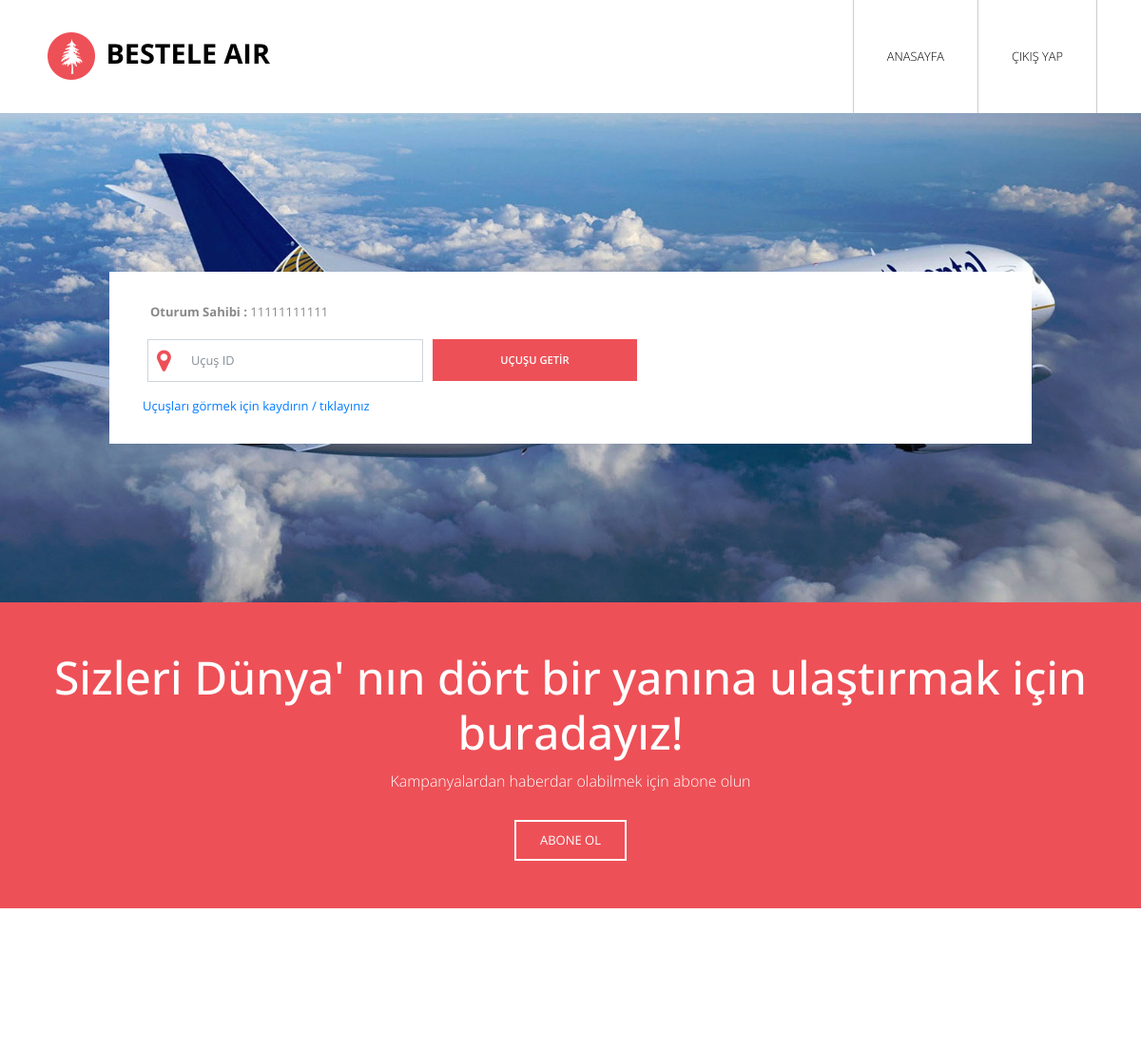
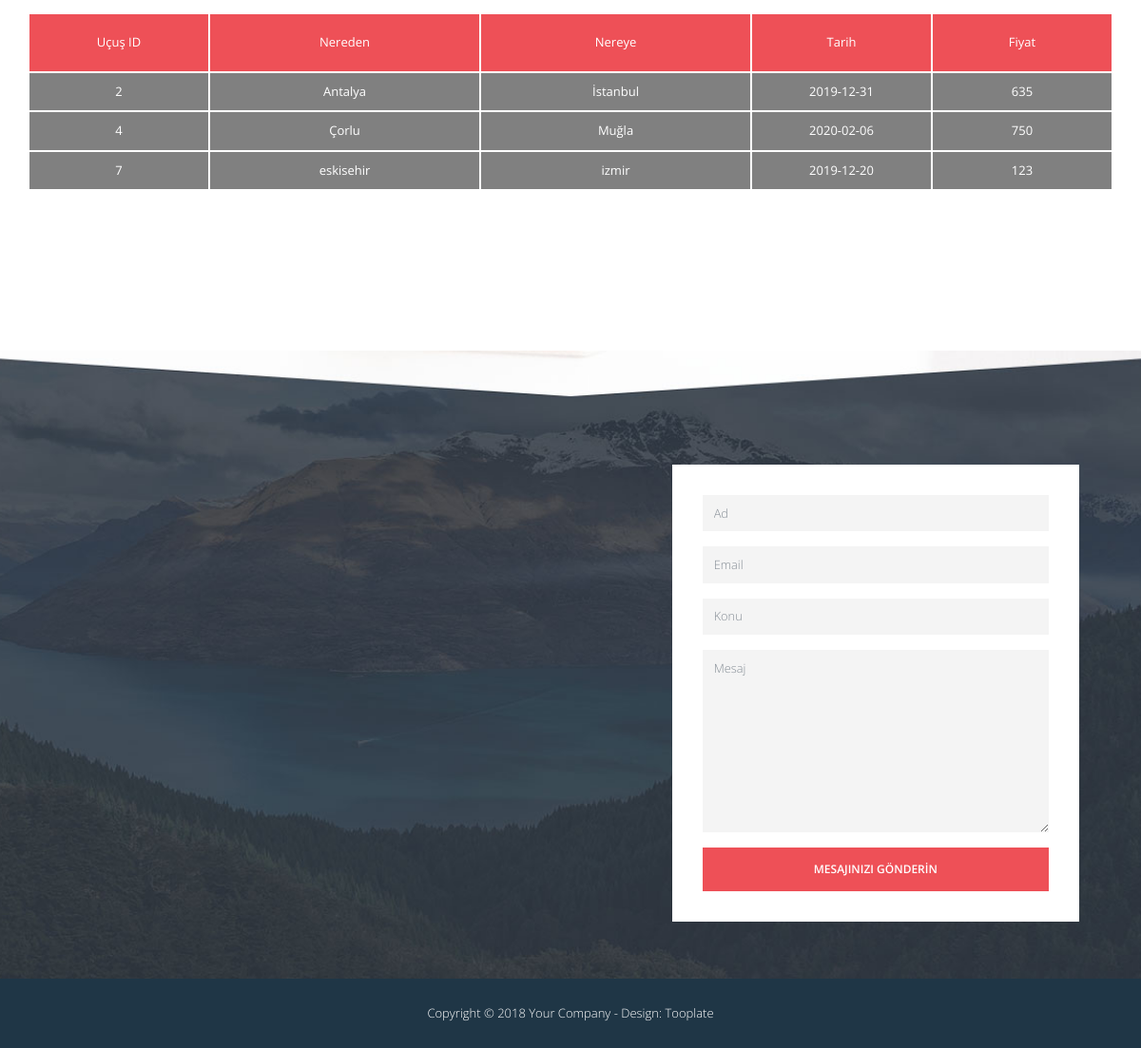
The app's page /ucus_duzenle (signed in) with its own data (2 pictures, top to bottom).
### tables this page shows
CREATE TABLE ucuslar (
	UcusID INTEGER PRIMARY KEY AUTOINCREMENT,
	KalkisYeri varchar(30),
	InisYeri nvarchar(30),
	Fiyat INT,
	Tarih datetime,
	KoltukID varchar(11),
	CONSTRAINT fk_koltuk2 FOREIGN KEY (KoltukID) REFERENCES koltuk(UcusID)
	);

### __init__.py (the view)
@app.route("/ucus_duzenle")
@admin_required
def ucus_duzenle():
	con = sql.connect("veritabani.db")
	con.row_factory = sql.Row
	cur= con.cursor()
	cur.execute("select * from ucuslar")
	rows= cur.fetchall()
	return render_template("ucus_duzenle.html", ucuslar = rows)

### __init__.py (called while the page is built)
def admin_required(f):
    @wraps(f)
    def wrap(*args, **kwargs):
        if session.get('admin'): # admin girişi yapıldıysa
            return f(*args, **kwargs)
        else:
            flash("Bu sayfa için yetkiniz bulunmamaktadır.")
            return redirect(url_for('home'))
    return wrap

### templates/ucus_duzenle.html (shortened to what this page needs)
<!DOCTYPE html>
<html lang="tr">
<head>
    <link rel="stylesheet" href="../static/font-awesome-4.7.0/css/font-awesome.min.css">
    <link rel="stylesheet" href="../static/css/bootstrap.min.css">
    <link rel="stylesheet" type="text/css" href="../static/slick/slick.css"/>
    <link rel="stylesheet" type="text/css" href="../static/slick/slick-theme.css"/>
    <link rel="stylesheet" type="text/css" href="../static/css/datepicker.css"/>
    <link rel="stylesheet" href="../static/css/tooplate-style.css">
    <link rel="stylesheet" href="../static/css/styles.css">
</head>
    <body>
        <div class="tm-main-content" id="top">
            <div class="tm-top-bar-bg"></div>
            <div class="tm-top-bar" id="tm-top-bar">
                <div class="container">
                    <div class="row">
                        <nav class="navbar navbar-expand-lg narbar-light">
                            <a class="navbar-brand mr-auto" href="#">
                                <img src="../static/img/logo.png" alt="Site logo">
                                BESTELE AIR
                            </a>
                            <div id="mainNav" class="collapse navbar-collapse tm-bg-white">
                                <ul class="navbar-nav ml-auto">
                                  <li class="nav-item">
                                    <a class="nav-link" href="{{url_for('home')}}">ANASAYFA<span class="sr-only">(current)</span></a>
                                  </li>
                                  <li class="nav-item">
                                    <a class="nav-link" href="{{url_for('logout')}}">ÇIKIŞ YAP</a>
                                  </li>
                                </ul>
                            </div>
                        </nav>
                    </div>
                </div>
            </div>
            <div class="tm-section tm-bg-img" id="tm-section-1">
                <div class="tm-bg-white ie-container-width-fix-2">
                    <div class="container ie-h-align-center-fix">
                        <div class="row">
                            <div class="col-xs-12 ml-auto mr-auto ie-container-width-fix">
                                <form action="{{url_for('ucusduzenle') }}" method="POST" class="tm-search-form tm-section-pad-2">
                                    <div class="form-row clearfix pl-2 pr-2 tm-fx-col-xs">
                                        <p><strong>Oturum Sahibi : </strong>{{session.username}}</p>
                                    </div>
                                    <div class="form-row tm-search-form-row">
                                        <div class="form-group tm-form-element tm-form-element-100">
                                            <i class="fa fa-map-marker fa-2x tm-form-element-icon"></i>
                                            <input name="UcusID" type="number" class="form-control" placeholder="Uçuş ID" min="1" required>
                                        </div>
                                        <div class="form-group tm-form-element tm-form-element-2">
                                            <button type="submit" class="btn btn-primary tm-btn-search">Uçuşu Getir</button>
                                        </div>
                                    </div>
                                    <div class="form-row tm-search-form-row">
                                        <a href="#ucuslar">Uçuşları görmek için kaydırın / tıklayınız</a>
                                    </div>
                                </form>
                            </div>
                        </div>
                    </div>
                </div>
            </div>
            <div class="tm-section-2">
                <div class="container">
                    <div class="row">
                        <div class="col text-center">
                            <h2 class="tm-section-title">Sizleri Dünya' nın dört bir yanına ulaştırmak için buradayız!</h2>
                            <p class="tm-color-white tm-section-subtitle">Kampanyalardan haberdar olabilmek için abone olun</p>
                            <a href="#" class="tm-color-white tm-btn-white-bordered">Abone Ol</a>
                        </div>
                    </div>
                </div>
            </div>
            <div class="tm-section tm-position-relative" id="tm-section-3">
                <div class="container tm-pt-5 tm-pb-4" id="ucuslar">
                    <div class="row">
                        <div class="col-md-2 baslik">
                            Uçuş ID
                        </div>
                        <div class="col-md-3 baslik">
                            Nereden
                        </div>
                        <div class="col-md-3 baslik">
                            Nereye
                        </div>
                        <div class="col-md-2 baslik">
                            Tarih
                        </div>
                        <div class="col-md-2 baslik">
                            Fiyat
                        </div>
                    </div>
                    {% for row in ucuslar %}
                    <div class="row">
                        <div class="col-md-2 satir">
                            {{row["UcusID"]}}
                        </div>
                        <div class="col-md-3 satir">
                            {{row["KalkisYeri"]}}
                        </div>
                        <div class="col-md-3 satir">
                            {{row["InisYeri"]}}
                        </div>
                        <div class="col-md-2 satir">
                            {{row["Tarih"]}}
                        </div>
                        <div class="col-md-2 satir">
                            {{row["Fiyat"]}}
                        </div>
                    </div>
                    {% endfor %}
                </div>
            </div>
            <div class="tm-section tm-section-pad tm-bg-img tm-position-relative" id="tm-section-6">
                <div class="container ie-h-align-center-fix">
                    <div class="row">
                        <div class="col-xs-12 col-sm-12 col-md-6 col-lg-6 col-xl-7">
                            <div id="google-map"></div>
                        </div>
                        <div class="col-xs-12 col-sm-12 col-md-6 col-lg-6 col-xl-5 mt-3 mt-md-0">
                            <div class="tm-bg-white tm-p-4">
                                <form action="index.html" method="post" class="contact-form">
                                    <div class="form-group">
                                        <input type="text" id="contact_name" name="contact_name" class="form-control" placeholder="Ad"  required/>
                                    </div>
                                    <div class="form-group">
                                        <input type="email" id="contact_email" name="contact_email" class="form-control" placeholder="Email"  required/>
                                    </div>
                                    <div class="form-group">
                                        <input type="text" id="contact_subject" name="contact_subject" class="form-control" placeholder="Konu"  required/>
                                    </div>
                                    <div class="form-group">
                                        <textarea id="contact_message" name="contact_message" class="form-control" rows="9" placeholder="Mesaj" required></textarea>
                                    </div>
                                    <button type="submit" class="btn btn-primary tm-btn-primary">Mesajınızı Gönderin</button>
                                </form>
                            </div>
                        </div>
                    </div>
                </div>
            </div>
            <footer class="tm-bg-dark-blue">
                <div class="container">
                    <div class="row">
                        <p class="col-sm-12 text-center tm-font-light tm-color-white p-4 tm-margin-b-0">
                        Copyright &copy; <span class="tm-current-year">2018</span> Your Company
                        - Design: Tooplate</p>
                    </div>
                </div>
            </footer>
        </div>
</body>
</html>

### static/css/tooplate-style.css (style rules this page uses)
body { font-family: 'Open Sans', Helvetica, Arial, sans-serif; font-size: 13px; font-weight: 400; overflow-x: hidden; }
a, button { transition: all 0.3s ease; }
.tm-position-relative { position: relative; }
.tm-margin-b-0 { margin-bottom: 0; }
.tm-p-4 { padding: 2rem!important; }
.tm-color-white { color: white; }
.tm-bg-white { background: white; }
.tm-bg-dark-blue { background: #1f3646; }
.tm-section-pad { padding: 30px 50px; }
.tm-section-pad-2 { padding: 30px 40px; }
.tm-font-light { font-weight: 300; }
p { color: #898989; line-height: 1.9; }
.navbar { width: 100%; padding-top: 0; padding-bottom: 0; }
.navbar-brand { font-size: 1.8rem; font-weight: 700; }
.navbar a { color: black; }
.nav-item { background: transparent; border-left: 1px solid #ccc; cursor: pointer; font-size: 0.8rem; font-weight: 300; text-transform: uppercase; padding: 0; transition: all 0.5s ease; }
.nav-item:last-child { border-right: 1px solid #ccc; }
.tm-top-bar .navbar-expand-lg .navbar-nav .nav-link { padding: 50px 35px; }
.tm-top-bar { position: fixed; top: 0; left: 0; width: 100%; padding: 0; z-index: 10000; transition: all 0.2s ease-in-out; height: 119px; background: white; }
.tm-top-bar-bg { height: 119px; }
.tm-section { min-height: 515px; }
.tm-section-pad { padding-top: 80px; padding-bottom: 80px; }
#tm-section-1 { background-image: url('../img/ucak4.jpg'); height: 515px; }
#tm-section-6 { background-image: url('../img/bg-img-3.jpg'); background-position: top center; padding-top: 120px; padding-bottom: 60px; }
.tm-bg-img { background-position: center center; background-repeat: no-repeat; background-size: cover; display: -webkit-box; display: -webkit-flex; display: -ms-flexbox; display: flex; -webkit-box-align: center; -webkit-align-items: center; -ms-flex-align: center; align-items: center; -webkit-box-pack: center; -webkit-justify-content: center; -ms-flex-pack: center; justify-content: center }
.form-control { border-radius: 0; padding: 0.6rem 0.75rem; }
.btn-primary { background-color: #ee5057; border-color: #ee5057; border-radius: 0; cursor: pointer; font-size: 0.7rem; font-weight: 600; padding: 13px 30px; text-transform: uppercase; }
.tm-search-form .tm-form-element { padding: 0 5px; }
.tm-form-element { position: relative; }
.tm-form-element:last-child { margin-right: 0; }
.tm-form-element-icon { color: #ee5057; position: absolute; top: 10px; left: 15px; }
.tm-search-form .form-control { font-size: 0.8rem; padding: 0.75rem 0.75rem 0.75rem 45px; }
.tm-search-form .tm-form-element { width: 33.3333%; }
.tm-search-form .tm-form-element-2 { width: 25%; }
.tm-search-form-row { width: 900px; }
.tm-btn-search { width: 100%; }
.tm-pt-5 { padding-top: 150px; }
.tm-pb-4 { padding-bottom: 100px; }
.tm-section-2 { background: #ee5057; padding-top: 50px; padding-bottom: 50px; position: relative; }
.tm-section-title { color: white; font-size: 3rem; }
.tm-section-subtitle { font-size: 1rem; font-weight: 300; margin-bottom: 25px; }
.tm-btn-white-bordered { display: inline-block; padding: 10px 25px; border: 2px solid white; background: transparent; text-transform: uppercase; }
.tm-btn-primary { display: block; width: 100%; text-align: center; margin-left: auto; margin-right: auto; font-size: 0.75rem; }
#google-map { height: 479px; width: 100%; }
.contact-form .form-control { background-color: #F4F4F4; border: none; font-size: 0.8rem; font-weight: 300; }
.clearfix:after { content: " "; visibility: hidden; display: block; height: 0; clear: both; }

### static/css/styles.css (style rules this page uses)
.baslik { padding: 20px; border: 1px solid white; color: white; margin-top: 10px; text-align: center; background-color: #ee5057 !important; }
.satir { padding: 10px; border: 1px solid white; color: white; text-align: center; background-color: gray !important; }

### records on screen
ucuslar: UcusID "2", KalkisYeri "Antalya", InisYeri "İstanbul", Tarih "2019-12-31", Fiyat "635"
ucuslar: UcusID "4", KalkisYeri "Çorlu", InisYeri "Muğla", Tarih "2020-02-06", Fiyat "750"
ucuslar: UcusID "7", KalkisYeri "eskisehir", InisYeri "izmir", Tarih "2019-12-20", Fiyat "123"

### other values on screen
{{ session.username }} "11111111111"
